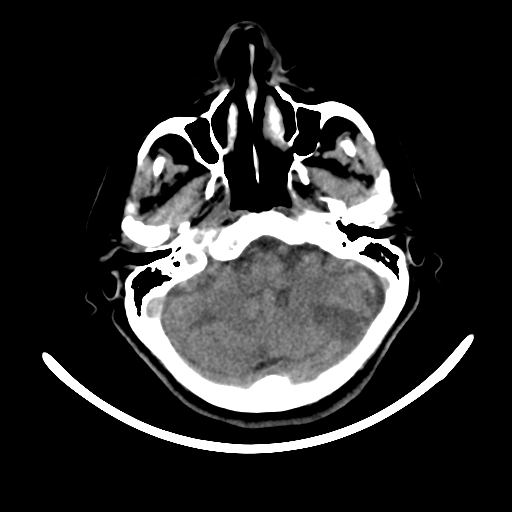
#> input picture test-data/10432.png, 512 x 512 px, found by its file name; its folder holds only this picture in this run
$ python 'rotasyon-hızlı.py'
#> lines starting #> are read from the running program, lines starting #| are printed output that depends on the picture
import os
import cv2
import numpy as np
from multiprocessing import Pool, cpu_count
from skimage.metrics import structural_similarity as ssim
from tqdm import tqdm
import time

INPUT_FOLDER = "test-data"
OUTPUT_FOLDER = "test-output_rotated11"
os.makedirs(OUTPUT_FOLDER, exist_ok=True)

def rotate_image(image, angle):
    h, w = image.shape
    center = (w // 2, h // 2)
    rot_mat = cv2.getRotationMatrix2D(center, angle, 1.0)
    rotated = cv2.warpAffine(image, rot_mat, (w, h), flags=cv2.INTER_LINEAR, borderMode=cv2.BORDER_REPLICATE)
    return rotated

def extract_brain_region(image):
    blurred = cv2.GaussianBlur(image, (5, 5), 0)
    _, thresh = cv2.threshold(blurred, 0, 255, cv2.THRESH_BINARY + cv2.THRESH_OTSU)
    contours, _ = cv2.findContours(thresh, cv2.RETR_EXTERNAL, cv2.CHAIN_APPROX_SIMPLE)
    if not contours:
        return None, None
    largest_contour = max(contours, key=cv2.contourArea)
    x, y, w, h = cv2.boundingRect(largest_contour)
    return image[y:y+h, x:x+w], (x, y, w, h)

def compute_ssim_with_map(left, right):
    h = min(left.shape[0], right.shape[0])
    w = min(left.shape[1], right.shape[1])
    left = cv2.resize(left, (w, h))
    right = cv2.resize(right, (w, h))
    right_flipped = cv2.flip(right, 1)
    score, _ = ssim(left, right_flipped, full=True)
    return score

def find_best_angle(gray_resized, coarse_step=10, fine_range=5, min_angle=-50, max_angle=50, min_slices=10, max_slices=30):
    def evaluate_angles(angles):
        best_score = -1
        best_angle = 0
        best_x = -1

        for angle in angles:
            rotated = rotate_image(gray_resized, angle)
            brain_region, _ = extract_brain_region(rotated) if extract_brain_region(rotated) else (None, None)
            if brain_region is None:
                continue

            h, w = brain_region.shape
            local_best_score = -1
            local_best_x = -1

            split_range = np.linspace(int(w * 0.05), int(w * 0.95), num=40, dtype=int)
            for x in split_range:
                left = brain_region[:, :x]
                right = brain_region[:, x:]
                if left.shape[1] < 10 or right.shape[1] < 10:
                    continue

                score = compute_ssim_with_map(left, right)
                if score > local_best_score:
                    local_best_score = score
                    local_best_x = x

            if local_best_score > best_score:
                best_score = local_best_score
                best_angle = angle
                best_x = local_best_x

        return best_angle, best_score, best_x

    coarse_angles = list(range(min_angle, max_angle + 1, coarse_step))
    best_coarse_angle, _, _ = evaluate_angles(coarse_angles)

    fine_angles = list(range(best_coarse_angle - fine_range, best_coarse_angle + fine_range + 1))
    return evaluate_angles(fine_angles)

def process_file(filename):
#> called with filename = '10432.png'
    path = os.path.join(INPUT_FOLDER, filename)
    gray = cv2.imread(path, cv2.IMREAD_GRAYSCALE)
#> gray is the input picture: shape (512, 512); min 0, max 255, mean 43.6
    if gray is None:
        return None

    name = os.path.splitext(filename)[0]
    gray_resized = cv2.resize(gray, (256, 256))
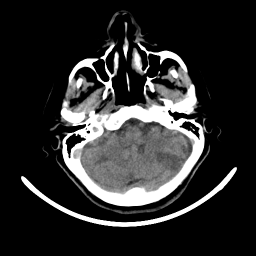
#> gray_resized: shape (256, 256); min 0, max 255, mean 43.6
    best_angle, best_score, best_split_x = find_best_angle(gray_resized)
#> best_angle = -6; best_score = 0.431; best_split_x = 73

    rotated_full = rotate_image(gray, best_angle)
#> in rotate_image (call 23), `rot_mat = cv2.getRotationMatrix2D(center, angle, 1.0)`: rot_mat = [[0.995, -0.105, 28.16], [0.105, 0.995, -25.36]]
#> in rotate_image (call 23), `rotated = cv2.warpAffine(image, rot_mat, (w, h), flags=cv2.INTER_LINEA..`:
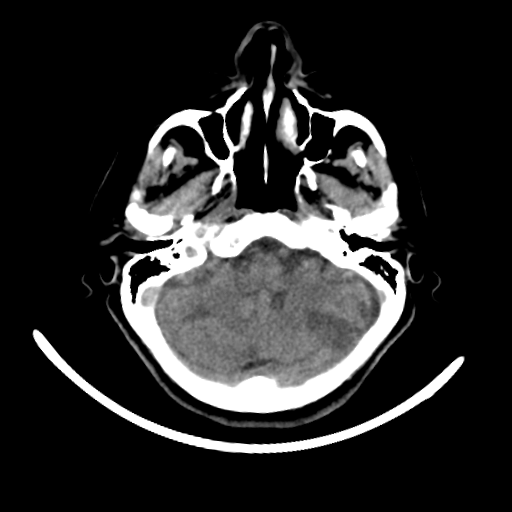
#> rotated: shape (512, 512); min 0, max 255, mean 43.6
    out_path = os.path.join(OUTPUT_FOLDER, f"{name}.png")
    cv2.imwrite(out_path, rotated_full)

    return (name, best_angle, best_score, best_split_x)

def main():
    start = time.time()
    files = [f for f in os.listdir(INPUT_FOLDER) if f.lower().endswith((".png", ".jpg", ".jpeg"))]
    print(f"[🧠] Toplam {len(files)} dosya işlenecek...")

    with Pool(processes=cpu_count()) as pool:
        results = list(tqdm(pool.imap(process_file, files), total=len(files), desc="İşleniyor"))
#> results = [('10432', -6, 0.431, 73)]

    results = [r for r in results if r is not None]
    duration = time.time() - start
    print(f"\n✅ Tüm işlemler tamamlandı. Toplam süre: {duration:.2f} saniye")

if __name__ == "__main__":
    main()

$ run again, on test-data/10742.png
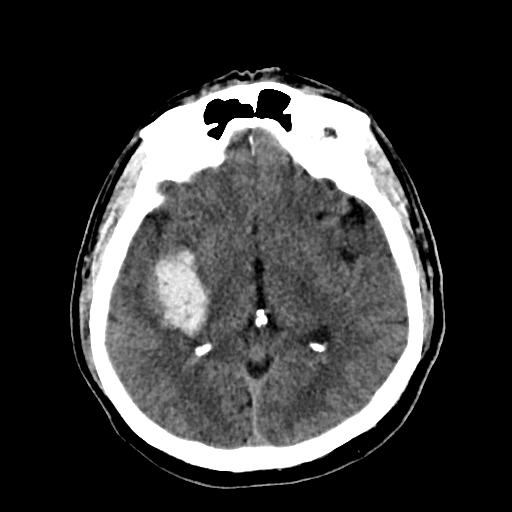
#> input picture test-data/10742.png, 512 x 512 px, found by its file name
#> in process_file, gray is the input picture: shape (512, 512); min 0, max 255, mean 58.5
#> in process_file, `gray_resized = cv2.resize(gray, (256, 256))`:
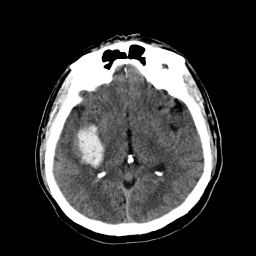
#> gray_resized: shape (256, 256); min 0, max 255, mean 58.5
#> best_angle = -1; best_score = 0.354; best_split_x = 89
#> rot_mat = [[1, -0.0175, 4.51], [0.0175, 1, -4.43]]
#> in rotate_image (call 23), `rotated = cv2.warpAffine(image, rot_mat, (w, h), flags=cv2.INTER_LINEA..`:
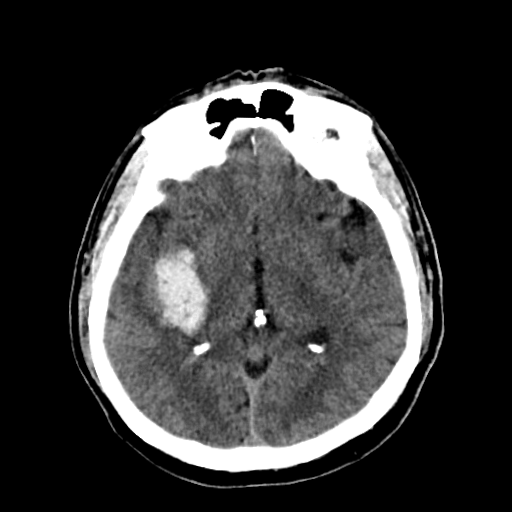
#> rotated: shape (512, 512); min 0, max 255, mean 58.5
#> results = [('10742', -1, 0.354, 89)]

$ run again, on test-data/10901.png
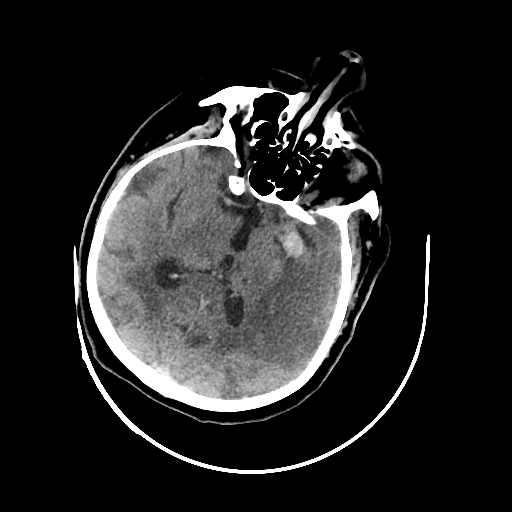
#> input picture test-data/10901.png, 512 x 512 px, found by its file name
#> in process_file, gray is the input picture: shape (512, 512); min 0, max 255, mean 37.4
#> in process_file, `gray_resized = cv2.resize(gray, (256, 256))`:
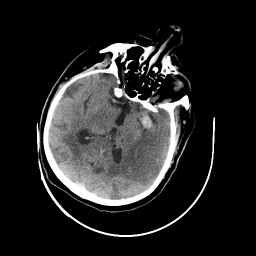
#> gray_resized: shape (256, 256); min 0, max 255, mean 37.5
#> best_angle = 22; best_score = 0.271; best_split_x = 75
#> rot_mat = [[0.927, 0.375, -77.26], [-0.375, 0.927, 114.5]]
#> in rotate_image (call 23), `rotated = cv2.warpAffine(image, rot_mat, (w, h), flags=cv2.INTER_LINEA..`:
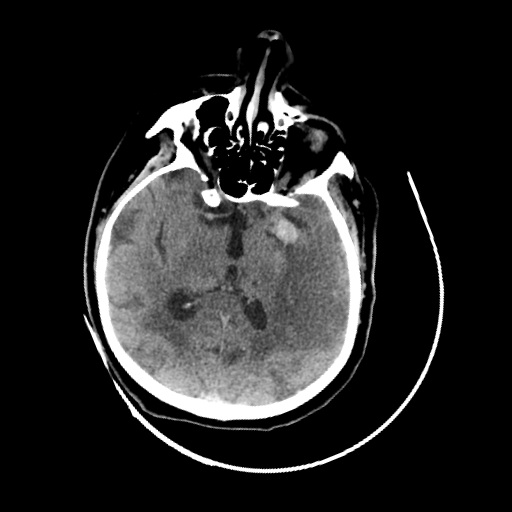
#> rotated: shape (512, 512); min 0, max 255, mean 37.4
#> results = [('10901', 22, 0.271, 75)]

$ run again, on test-data/10936.png
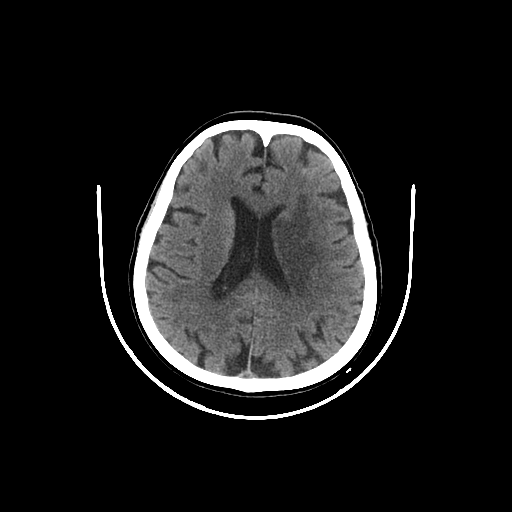
#> input picture test-data/10936.png, 512 x 512 px, found by its file name
#> in process_file, gray is the input picture: shape (512, 512); min 0, max 255, mean 28.1
#> in process_file, `gray_resized = cv2.resize(gray, (256, 256))`:
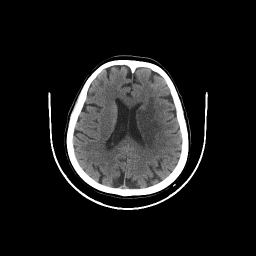
#> gray_resized: shape (256, 256); min 0, max 255, mean 28.1
#> best_angle = 3; best_score = 0.511; best_split_x = 62
#> rot_mat = [[0.999, 0.0523, -13.05], [-0.0523, 0.999, 13.75]]
#> in rotate_image (call 23), `rotated = cv2.warpAffine(image, rot_mat, (w, h), flags=cv2.INTER_LINEA..`:
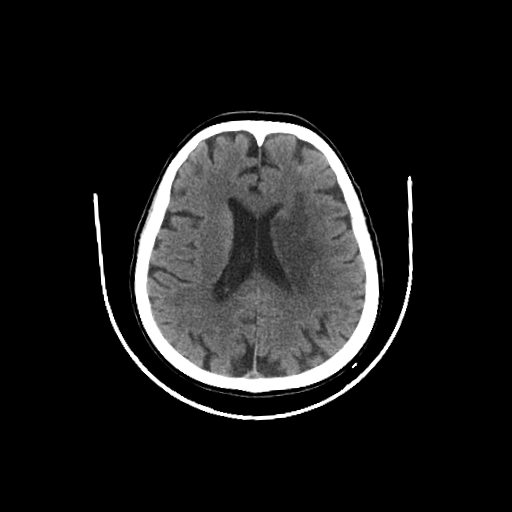
#> rotated: shape (512, 512); min 0, max 255, mean 28.1
#> results = [('10936', 3, 0.511, 62)]

$ run again, on test-data/10560.png
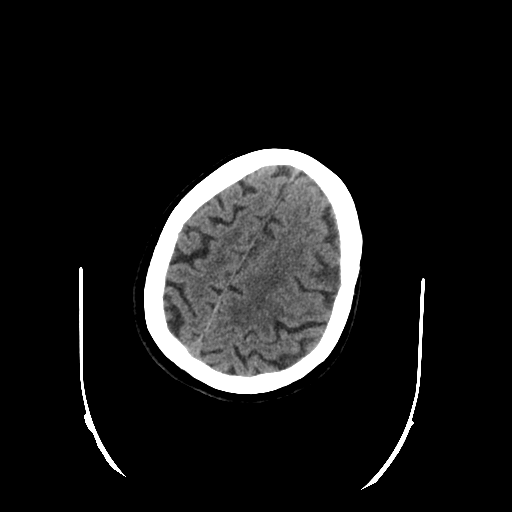
#> input picture test-data/10560.png, 512 x 512 px, found by its file name
#> in process_file, gray is the input picture: shape (512, 512); min 0, max 255, mean 24.7
#> best_angle = 25; best_score = 0.439; best_split_x = 53
#> rot_mat = [[0.906, 0.423, -84.21], [-0.423, 0.906, 132.2]]
#> in rotate_image (call 23), `rotated = cv2.warpAffine(image, rot_mat, (w, h), flags=cv2.INTER_LINEA..`:
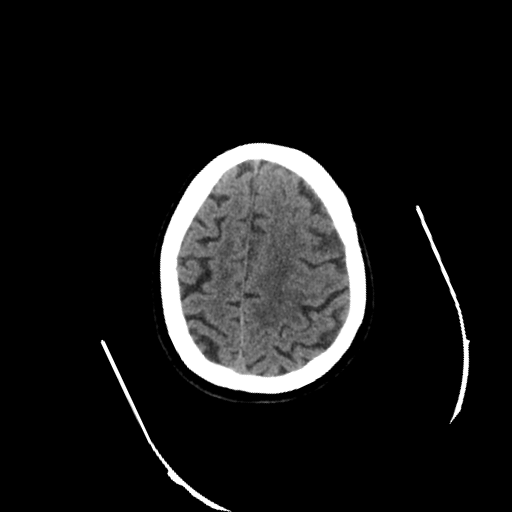
#> rotated: shape (512, 512); min 0, max 255, mean 24.7
#> results = [('10560', 25, 0.439, 53)]
